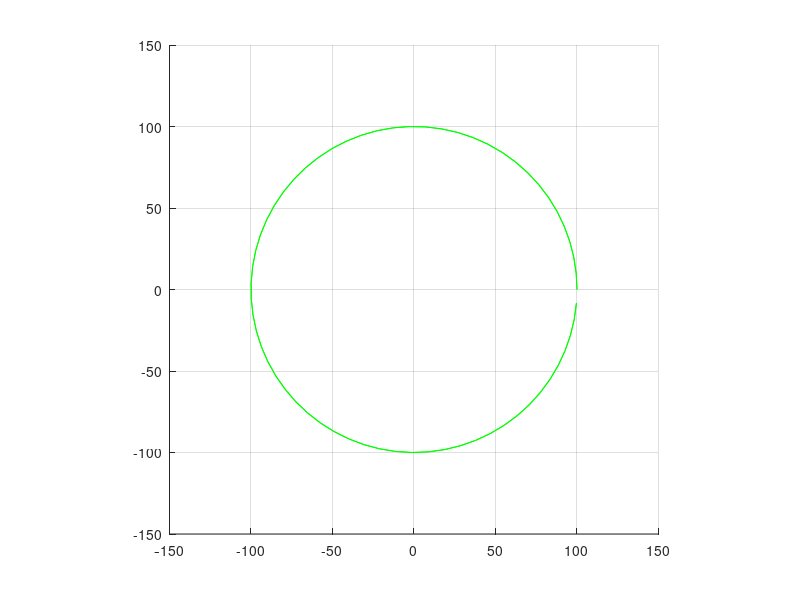

This chart was generated by the following MATLAB code: (Note: this script raises an error after producing the figure.)
function Plane
%% Model-free Altittude Control an Air-craft 

    function draw_plane(x,u)
        uleft = -u(2)+u(3);
        uright = -u(2)-u(3);
        plane0 = [0 0 6 0 0 0 0 1 6 0;
            0 -1 0 1 -1 0 0 0 0 0;
            0 0 0 0 0 0 1 0.2 0 0;
            1 1 1 1 1 1 1 1 1 1 ];
        e = 0.5;
        aileron = [-e 0 0 -e -e;
            -e -e e e -e;
            0 0 0 0 0;
            1 1 1 1 1];
        R = [eulermat(-x(4),-x(5),x(6)),[x(1);x(2);-x(3)]; 0 0 0 1];
        ailLeft = R*[eulermat(0,uleft(1),0),[0;1-e;0];0 0 0 1]*aileron;
        ailRight = R*[eulermat(0,uright(1),0),[0;e-1;0];0 0 0 1]*aileron;
        plane = R*plane0;
        plot3(plane(1,:),plane(2,:),plane(3,:),'blue');
        plot3(ailLeft(1,:),ailLeft(2,:),ailLeft(3,:),'red');
        plot3(ailRight(1,:),ailRight(2,:),ailRight(3,:),'red');
        plot3(plane(1,:),plane(2,:),0*plane(3,:),'Color',[.5 .5 .5]); % shadow
        drawnow();
    end
    function dX = model(X,U)
        v = X(7:9);
        r = X(10:12);
        V = norm(v);
        alpha = atan(X(9)/X(7));       beta = asin(X(8)/V);
        phi = X(4);     theta = X(5);      psi = X(6);
        
        cf = cos(phi);  sf = sin(phi);  cb = cos(beta); sb = sin(beta);
        ca = cos(alpha); sa = sin(alpha);
        ct = cos(theta); st = sin(theta); tt = tan(theta);
        
        Fa = 0.002*V^2*...
            [-ca*cb, ca*sb, sa; sb, cb, 0; -sa*cb, sa*sb, -ca]*...
            [4*(-0.3+10*alpha+10*r(2)/V +2*U(3)+ 0.3*U(2))^2+abs(U(2))+3*abs(U(3));
            -50*beta+ (10*r(3)-3*r(1))/V;                                            % fautl in r(3): corrected
            10+ 500*alpha + 400*r(2)/V + 50*U(3) + 10*U(2)];
        
        g = 9.81;
        
        dX = [eulermat(phi, theta, psi)*v;
            [1 tt*sf tt*cf; 0 cf -sf; 0 sf/ct cf/ct ]*r;
            g*[-st; ct*sf; ct*cf] + Fa + [U(1);0;0] - cross(r,v);
            [-r(3)*r(2)-0.1*V^2*(beta+2*U(3)+(5*r(1)-r(3))/V);
            r(3)*r(1)-0.1*V^2*(0.1+2*alpha-0.2*U(3)+3*U(2)+30*r(2)/V);
            0.1*r(1)*r(2) + 0.1*V^2*(beta + U(3)/2 + 0.5*(r(1)-2*r(3))/V)] ];
        
    end
    function u = control(x)
        phi = x(4);     theta = x(5);      psi = x(6);
        v_norm = norm(x(7:9));
        
        theta_bar = -0.2*atan(0.1*(zbar-x(3)));
        psi_bar = atan2(x(2),x(1))+0.5*pi+atan(0.02*(norm(x(1:2))-rbar));
        
        phi_bar = 0.5*atan(5*atan(tan(0.5*(psi_bar-psi))));
        
        u = [5*(1+2/pi*(atan(vbar-v_norm)));
            -0.3*(2/pi*atan(5*(theta_bar-theta))+abs(sin(phi)) );
            -0.3*(2/pi)*atan(phi_bar-phi)];
    end

    function path_plot(rbar,zbar)
        C0 = [];
        for t1 = 0:0.1:2*pi
            C0 = [C0,[rbar*cos(t1); rbar*sin(t1); -zbar]];
        end
        plot3(C0(1,:),C0(2,:),C0(3,:),'green');
    end




%%   ----  MAIN  ----


h = figure;
axis tight manual % this ensures that getframe() returns a consistent size
filename = 'PlaneAnimation.gif';
n = 1;

d = 150;
clf;
axis([-d,d,-d,d,-20,100]);
axis square; hold on; grid on

x = zeros(12,1); x(3) = -5; x(7) = 30;
dt = 0.002;
%u = zeros(3,1);

zbar0 = -50;
zbar1 = -80;

zbar = zbar0;
vbar = 15;
rbar = 100;

path_plot(rbar,zbar0);
path_plot(rbar,zbar1);

k = 0;
for t = 0:dt:90
    %% Simulation
    if t>40
        % Change Altitude setpoint
        zbar = zbar1;
    end
    u = control(x);%[5; -0.2; 0];                        
    
    % Runge-Kutta 4 resolution method
    alpha1=dt*model(x,u);
    alpha2=dt*model(x+(alpha1)/2,u);
    alpha3=dt*model(x+(alpha2)/2,u);
    alpha4=dt*model(x+(alpha3),u);
    x=x+(alpha1+2*(alpha2+alpha3)+alpha4)/6;
    
    if (mod(k,500)<1)
        draw_plane(x,u);
        
        frame = getframe(h);
        im = frame2im(frame);
        [imind,cm] = rgb2ind(im,256);
        % Write to the GIF File
        if n == 1
            imwrite(imind,cm,filename,'gif', 'Loopcount',inf);
        else
            imwrite(imind,cm,filename,'gif','WriteMode','append');
        end
        n = n+1;
    end
    k = k+1;
end


end